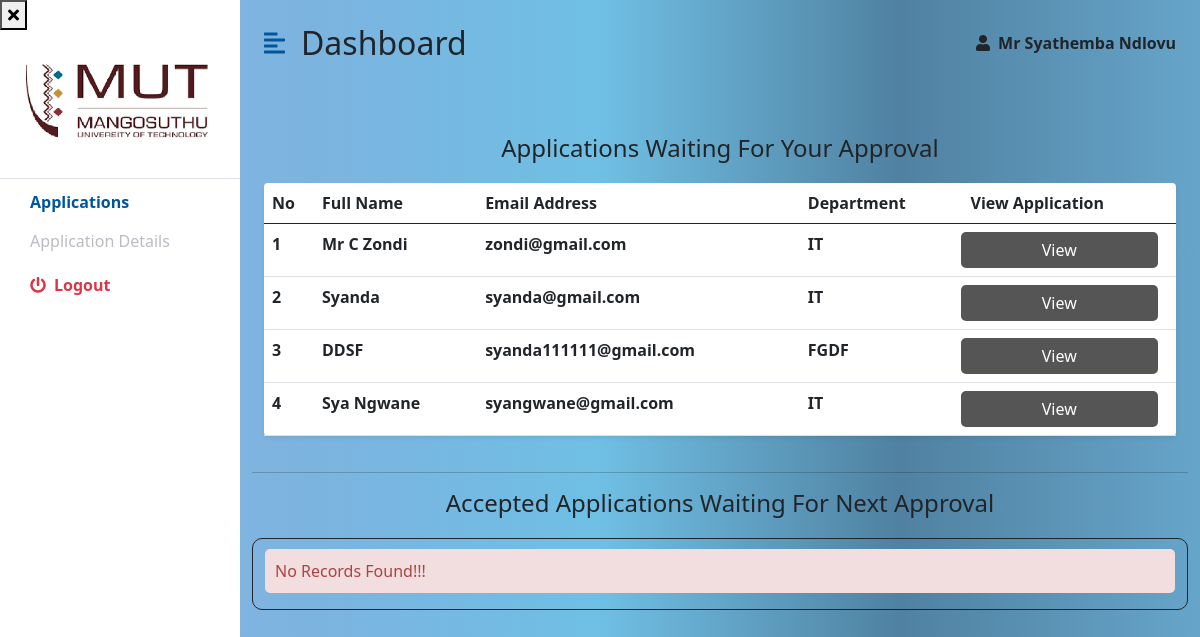
/applications1.php (signed in), run on the app's committed database.
### tables this page shows
CREATE TABLE `applications` (
  `id` int(11) NOT NULL,
  `names` varchar(100) NOT NULL,
  `email` varchar(100) NOT NULL,
  `statuss` varchar(1000) NOT NULL,
  `comments` varchar(5000) NOT NULL,
  `comments2` varchar(5000) NOT NULL,
  `comments3` varchar(5000) NOT NULL
);

CREATE TABLE `personal_details` (
  `id` int(11) NOT NULL,
  `title` varchar(50) NOT NULL,
  `names` varchar(100) NOT NULL,
  `staffNo` varchar(100) NOT NULL,
  `qualification` varchar(1000) NOT NULL,
  `email` varchar(100) NOT NULL,
  `tel` varchar(100) NOT NULL,
  `cell` varchar(100) NOT NULL,
  `department` varchar(1000) NOT NULL
);

### applications1.php (the view, shortened to what this page needs)
<!DOCTYPE html>
<html lang="en">
<head>
    <link href="https://cdn.jsdelivr.net/npm/bootstrap@5.0.0-beta3/dist/css/bootstrap.min.css" rel="stylesheet" />
    <link rel="stylesheet" href="https://cdnjs.cloudflare.com/ajax/libs/font-awesome/5.15.3/css/all.min.css" />
    <link rel="stylesheet" href="style.css" />
</head>
<?php
$currentUser = $_SESSION['currentUser'];
?>
<body>
    <form action="#" method="post" enctype="multipart/form-data" autocomplete="off">
        <div class="d-flex" id="wrapper">
            <div class="bg-white" id="sidebar-wrapper">
            <button id="close-button"><i class="fas fa-times"></i></button>
                <div class="sidebar-heading text-center py-4 primary-text fs-4 fw-bold text-uppercase border-bottom">
                    <img src="img/mut.png" style="width:200px; height:100px;">
                </div>
                <div class="list-group list-group-flush my-3">
                    <a style="margin-top: -25px;" href="#" class="list-group-item list-group-item-action bg-transparent second-text fw-bold active"><i></i>Applications</a>
                    <a style="margin-top: -25px;" href="#" class="list-group-item list-group-item-action bg-transparent second-text"><i></i>Application Details</a>
                    <a href="login.php" class="list-group-item list-group-item-action bg-transparent text-danger fw-bold"><i class="fas fa-power-off me-2"></i>Logout</a>
                </div>
            </div>
            <div id="page-content-wrapper">
                <nav class="navbar navbar-expand-lg navbar-light bg-transparent py-4 px-4">
                    <div class="d-flex align-items-center">
                        <i class="fas fa-align-left primary-text fs-4 me-3" id="menu-toggle"></i>
                        <h2 class="fs-2 m-0">Dashboard</h2>
                    </div>
                    <div class="collapse navbar-collapse" id="navbarSupportedContent">
                        <ul class="navbar-nav ms-auto mb-2 mb-lg-0">
                            <li class="nav-item dropdown">
                                <i class="fas fa-user me-2"></i><b><?php echo $currentUser  ?></b>
                            </li>
                        </ul>
                    </div>
                </nav>
                <div class="container-fluid px-4">
                    <div class="row my-5">
                        <?php
                        include "conn.php";
                        $sql = "SELECT * FROM applications WHERE statuss='Accepted By HOD. Waiting For Sfiso Approval'";
                        $result = $conn->query($sql);
                        echo "<h4 style='text-align:center; margin-bottom:20px;'>Applications Waiting For Your Approval</h4>";
                        if ($result->num_rows > 0) {
                            echo "<div class='table-container scrollable-table'>";
                            echo "<table class='table bg-white rounded shadow-sm  table-hover'>";
                            echo "<thead>";
                            echo "<tr>";
                            echo "<th scope='col' width='50'>No</th>";
                            echo "<th scope='col'>Full Name</th>";
                            echo "<th scope='col'>Email Address</th>";
                            echo "<th scope='col'>Department</th>";
                            echo "<th scope='col'>View Application</th>";
                            echo "</tr>";
                            echo "</thead>";
                            echo "<tbody>";
                            $count = 0;
                            while ($row = $result->fetch_assoc()) {
                                $name = $row['names'];
                                $email = $row['email'];
                                $sql9 = "SELECT department FROM personal_details WHERE email='$email'";
                                $result9 = $conn->query($sql9);
                                while ($row9 = $result9->fetch_assoc()) {
                                    $department = $row9['department'];
                                }
                                $count = $count + 1;
                                echo "<tr>";
                                echo "<th scope='row'>$count</th>";
                                echo "<td><b>$name</b></td>";
                                echo "<th scope='row'>$email</th>";
                                echo "<th scope='row'>$department</th>";
                                echo "<td><button type='submit' class='btn' value='$email' name='btn_view'>View</button></td>";
                                echo "</tr>";
                            }
                            echo "</tbody>";
                            echo "</table>";
                            echo "</div>";
                        } else {
                            echo "<div class='content' style='border: 1px solid; border-radius: 10px;'>";
                            echo "<p class='error' style='margin-top: 10px' >No Records Found!!!</p>";
                            echo "</div>";
                        }
                        $sql = "SELECT * FROM applications WHERE statuss='Waiting For Final Approval'";
                        $result = $conn->query($sql);
                        echo "<hr style='margin-top:20px;'>";
                        echo "<h4 style='text-align:center; margin-bottom:20px;'>Accepted Applications Waiting For Next Approval</h4>";
                        if ($result->num_rows > 0) {
                            echo "<div class='table-container2 scrollable-table'>";
                            echo "<table class='table bg-white rounded shadow-sm  table-hover'>";
                            echo "<thead>";
                            echo "<tr>";
                            echo "<th scope='col' width='50'>No</th>";
                            echo "<th scope='col'>Full Name</th>";
                            echo "<th scope='col'>Email Address</th>";
                            echo "<th scope='col'>Department</th>";
                            echo "<th scope='col'>Status</th>";
                            echo "</tr>";
                            echo "</thead>";
                            echo "<tbody>";
                            $count = 0;
                            while ($row = $result->fetch_assoc()) {
                                $name = $row['names'];
                                $email = $row['email'];
                                $status = $row['statuss'];
                                if ($status == "Waiting For Final Approval") {
                                    $status = "Waiting For Final Approval";
                                }
                                $sql9 = "SELECT department FROM personal_details WHERE email='$email'";
                                $result9 = $conn->query($sql9);
                                while ($row9 = $result9->fetch_assoc()) {
                                    $department = $row9['department'];
                                }
                                $count = $count + 1;
                                $doc = "supporting_documents/303600654-AWS Lambda Foundations.pdf";
                                echo "<tr>";
                                echo "<th scope='row'>$count</th>";
                                echo "<td><b>$name</b></td>";
                                echo "<th scope='row'>$email</th>";
                                echo "<th scope='row'>$department</th>";
                                echo "<th scope='row'>$status</th>";
                                echo "</tr>";
                            }
                            echo "</tbody>";
                            echo "</table>";
                            echo "</div>";
                        } else {
                            echo "<div class='content' style='border: 1px solid; border-radius: 10px;'>";
                            echo "<p class='error' style='margin-top: 10px' >No Records Found!!!</p>";
                            echo "</div>";
                        }
                        ?>
                    </div>
                </div>
            </div>
        </div>
    </form>
</body>
</html>

### style.css (style rules this page uses)
:root { --main-bg-color: #00639d; --main-text-color: #00569d; --second-text-color: #bbbbc5; --second-bg-color: #c1d9ef; }
.primary-text { color: var(--main-text-color); }
.second-text { color: var(--second-text-color); }
#wrapper { overflow-x: hidden; background-image: linear-gradient( to right, #8dbce2, #7cb3df, #6fbfe4, #5081a1, #66a5ca ); }
#sidebar-wrapper { min-height: 100vh; margin-left: 0px; -webkit-transition: margin 0.25s ease-out; -moz-transition: margin 0.25s ease-out; -o-transition: margin 0.25s ease-out; transition: margin 0.25s ease-out; }
#sidebar-wrapper .sidebar-heading { padding: 0.875rem 1.25rem; font-size: 1.2rem; }
#sidebar-wrapper .list-group { width: 15rem; }
#page-content-wrapper { min-width: 100vw; }
#menu-toggle { cursor: pointer; }
.list-group-item { border: none; padding: 20px 30px; margin-top: -20px; }
.list-group-item.active { background-color: transparent; color: var(--main-text-color); font-weight: bold; border: none; }
.table-container { height:auto; overflow-y: auto; }
@media (min-width: 1051px) { #sidebar-wrapper { margin-left: 0; } }
@media (min-width: 1051px) { #page-content-wrapper { min-width: 800px; width: 100%; } }

### applications1.php (style rules this page uses)
.btn { float: right; background: #555; color: #fff; border-radius: 5px; margin-right: 10px; width: 100%; border: none; }
.error { background: #F2DEDE; color: #A94442; padding: 10px; width: 100%; border-radius: 5px; margin-top: 0px; }
.table-container { height: auto; overflow-x: scroll; }

### data on the page
applications: names "Mr C Zondi", email "zondi@gmail.com", personal_details.department "IT"
applications: names "Syanda", email "syanda@gmail.com", personal_details.department "IT"
applications: names "DDSF", email "syanda111111@gmail.com", personal_details.department "FGDF"
applications: names "Sya Ngwane", email "syangwane@gmail.com", personal_details.department "IT"

### other printed values
$currentUser "Mr Syathemba Ndlovu"
